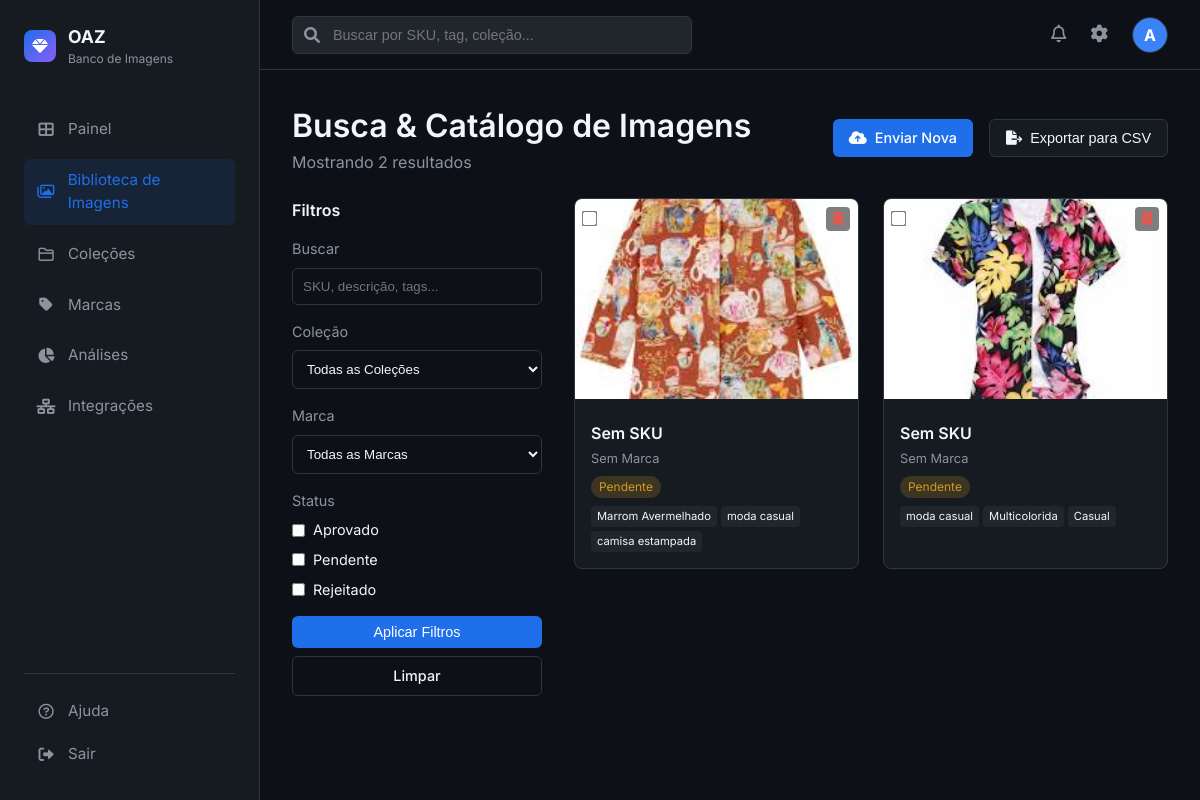
The app's page /catalog (signed in) with its own data.
### app.py (models this page shows, shortened)
class User(UserMixin, db.Model):
    id = db.Column(db.Integer, primary_key=True)
    username = db.Column(db.String(80), unique=True, nullable=False)
    email = db.Column(db.String(120), unique=True, nullable=False)
    password_hash = db.Column(db.String(128))

class Image(db.Model):
    id = db.Column(db.Integer, primary_key=True)
    filename = db.Column(db.String(255), nullable=False)
    original_name = db.Column(db.String(255), nullable=False)
    description = db.Column(db.Text)
    sku = db.Column(db.String(50))
    brand_id = db.Column(db.Integer, db.ForeignKey('brand.id'))
    status = db.Column(db.String(20), default='Pendente')
    upload_date = db.Column(db.DateTime, default=datetime.utcnow)
    shooting_date = db.Column(db.Date)
    photographer = db.Column(db.String(100))
    unique_code = db.Column(db.String(50), unique=True)
    collection_id = db.Column(db.Integer, db.ForeignKey('collection.id'))
    uploader_id = db.Column(db.Integer, db.ForeignKey('user.id'))
    tags = db.Column(db.Text)
    ai_item_type = db.Column(db.String(100))
    ai_color = db.Column(db.String(50))
    ai_material = db.Column(db.String(50))
    ai_pattern = db.Column(db.String(50))
    ai_style = db.Column(db.String(50))

### app.py (the view, shortened to what this page needs)
@app.route('/catalog')
@login_required
def catalog():
    status_filter = request.args.getlist('status')
    collection_filter = request.args.get('collection_id')
    brand_filter = request.args.get('brand_id')
    search_query = request.args.get('q', '').strip()
    query = Image.query
    if status_filter:
        query = query.filter(Image.status.in_(status_filter))
    if collection_filter and collection_filter != 'all':
        query = query.filter_by(collection_id=collection_filter)
    if brand_filter and brand_filter != 'all':
        query = query.filter_by(brand_id=brand_filter)
    images = query.order_by(Image.upload_date.desc()).all()
    collections = Collection.query.all()
    brands = Brand.query.order_by(Brand.name).all()
    for img in images:
        if img.tags:
            try:
                img.tag_list = json.loads(img.tags)
            except:
                img.tag_list = []
        else:
            img.tag_list = []
    return render_template('images/catalog.html', images=images, collections=collections, brands=brands, search_query=search_query)

### app.py (called while the page is built)
@login_manager.user_loader
def load_user(user_id):
    return User.query.get(int(user_id))

### templates/images/catalog.html (shortened to what this page needs)
{% extends "base.html" %}
{% block content %}
<div style="display: flex; justify-content: space-between; align-items: center; margin-bottom: 1.5rem;">
    <div>
        <h1>Busca & Catálogo de Imagens</h1>
        <p style="color: var(--text-secondary);">Mostrando {{ images|length }} resultados</p>
    </div>
    <div style="display: flex; gap: 1rem;">
        <a href="{{ url_for('upload') }}" class="btn btn-primary">
            <i class="fas fa-cloud-upload-alt"></i> Enviar Nova
        </a>
        <button class="btn"
            style="background: var(--bg-secondary); border: 1px solid var(--border-color); color: var(--text-primary);">
            <i class="fas fa-file-export"></i> Exportar para CSV
        </button>
    </div>
</div>
<div style="display: flex; gap: 2rem;">
    <div style="width: 250px; flex-shrink: 0;">
        <form action="{{ url_for('catalog') }}" method="GET" style="margin-bottom: 1.5rem;">
            <h3 style="font-size: 1rem; margin-bottom: 1rem;">Filtros</h3>
            <div style="margin-bottom: 1rem;">
                <label style="display: block; font-size: 0.9rem; margin-bottom: 0.5rem; color: var(--text-secondary);">Buscar</label>
                <input type="text" name="q" class="form-control" placeholder="SKU, descrição, tags..." value="{{ search_query or '' }}">
            </div>
            <div style="margin-bottom: 1rem;">
                <label style="display: block; font-size: 0.9rem; margin-bottom: 0.5rem; color: var(--text-secondary);">Coleção</label>
                <select name="collection_id" class="form-control">
                    <option value="all">Todas as Coleções</option>
                </select>
            </div>
            <div style="margin-bottom: 1rem;">
                <label style="display: block; font-size: 0.9rem; margin-bottom: 0.5rem; color: var(--text-secondary);">Marca</label>
                <select name="brand_id" class="form-control">
                    <option value="all">Todas as Marcas</option>
                </select>
            </div>
            <div style="margin-bottom: 1rem;">
                <label style="display: block; font-size: 0.9rem; margin-bottom: 0.5rem; color: var(--text-secondary);">Status</label>
                <div style="display: flex; flex-direction: column; gap: 0.5rem;">
                    <label style="display: flex; align-items: center; gap: 8px; font-size: 0.9rem;">
                        <input type="checkbox" name="status" value="Aprovado" {% if 'Aprovado' in request.args.getlist('status') %}checked{% endif %}> Aprovado
                    </label>
                    <label style="display: flex; align-items: center; gap: 8px; font-size: 0.9rem;">
                        <input type="checkbox" name="status" value="Pendente" {% if 'Pendente' in request.args.getlist('status') %}checked{% endif %}> Pendente
                    </label>
                    <label style="display: flex; align-items: center; gap: 8px; font-size: 0.9rem;">
                        <input type="checkbox" name="status" value="Rejeitado" {% if 'Rejeitado' in request.args.getlist('status') %}checked{% endif %}> Rejeitado
                    </label>
                </div>
            </div>
            <button type="submit" class="btn btn-primary" style="width: 100%; justify-content: center;">Aplicar Filtros</button>
            <a href="{{ url_for('catalog') }}" class="btn" style="width: 100%; justify-content: center; margin-top: 0.5rem; border: 1px solid var(--border-color); color: var(--text-primary);">Limpar</a>
        </form>
    </div>
    <div style="flex: 1;">
        <div class="image-grid">
            {% for image in images %}
            <div class="image-card">
                <div style="position: relative;">
                    <a href="{{ url_for('image_detail', id=image.id) }}">
                        <img src="{{ url_for('static', filename='uploads/' + image.filename) }}" class="image-preview"
                            alt="{{ image.original_name }}">
                    </a>
                    <div style="position: absolute; top: 8px; left: 8px;">
                        <input type="checkbox" style="transform: scale(1.2);">
                    </div>
                    <div style="position: absolute; top: 8px; right: 8px;">
                        <form action="{{ url_for('delete_image', id=image.id) }}" method="POST"
                            onsubmit="return confirm('Deletar esta imagem?');">
                            <button type="submit"
                                style="background: rgba(0,0,0,0.5); border: none; color: #f85149; width: 24px; height: 24px; border-radius: 4px; cursor: pointer; display: flex; align-items: center; justify-content: center;">
                                <i class="fas fa-trash-alt" style="font-size: 0.8rem;"></i>
                            </button>
                        </form>
                    </div>
                </div>
                <div class="image-info">
                    <div class="image-title">{{ image.sku or 'Sem SKU' }}</div>
                    <div class="image-meta">{{ image.brand_ref.name if image.brand_ref else 'Sem Marca' }}</div>
                    <div class="status-badge status-{{ image.status.lower() }}">
                        {{ image.status }}
                    </div>
                    <div style="margin-top: 0.5rem; display: flex; gap: 4px; flex-wrap: wrap;">
                        {% for tag in image.tag_list[:3] %}
                        <span
                            style="font-size: 0.7rem; background: var(--bg-tertiary); padding: 2px 6px; border-radius: 4px;">{{
                            tag }}</span>
                        {% endfor %}
                    </div>
                </div>
            </div>
            {% else %}
            <div style="grid-column: 1 / -1; text-align: center; padding: 4rem; color: var(--text-secondary);">
                <i class="far fa-images" style="font-size: 3rem; margin-bottom: 1rem;"></i>
                <p>Nenhuma imagem encontrada. Envie algumas imagens para começar.</p>
            </div>
            {% endfor %}
        </div>
    </div>
</div>
{% endblock %}

### templates/base.html (shortened to what this page needs)
<!DOCTYPE html>
<html lang="pt-BR">
<head>
    <link rel="stylesheet" href="{{ url_for('static', filename='css/style.css') }}">
    <link href="https://cdnjs.cloudflare.com/ajax/libs/font-awesome/6.0.0/css/all.min.css" rel="stylesheet">
</head>
<body>
    <div class="app-container">
        <aside class="sidebar">
            <div class="logo-area">
                <div class="logo-icon">
                    <i class="fas fa-gem"></i>
                </div>
                <div>
                    <div style="font-weight: 700; font-size: 1.1rem;">OAZ</div>
                    <div style="font-size: 0.75rem; color: var(--text-secondary);">Banco de Imagens</div>
                </div>
            </div>
            <nav class="nav-menu">
                <a href="{{ url_for('dashboard') }}"
                    class="nav-item {% if request.endpoint == 'dashboard' %}active{% endif %}">
                    <i class="fas fa-th-large"></i>
                    <span>Painel</span>
                </a>
                <a href="{{ url_for('catalog') }}"
                    class="nav-item {% if request.endpoint == 'catalog' %}active{% endif %}">
                    <i class="far fa-images"></i>
                    <span>Biblioteca de Imagens</span>
                </a>
                <a href="{{ url_for('collections') }}"
                    class="nav-item {% if request.endpoint == 'collections' %}active{% endif %}">
                    <i class="far fa-folder"></i>
                    <span>Coleções</span>
                </a>
                <a href="{{ url_for('brands') }}"
                    class="nav-item {% if request.endpoint == 'brands' %}active{% endif %}">
                    <i class="fas fa-tag"></i>
                    <span>Marcas</span>
                </a>
                <a href="{{ url_for('analytics') }}"
                    class="nav-item {% if request.endpoint == 'analytics' %}active{% endif %}">
                    <i class="fas fa-chart-pie"></i>
                    <span>Análises</span>
                </a>
                <a href="{{ url_for('integrations') }}"
                    class="nav-item {% if request.endpoint == 'integrations' %}active{% endif %}">
                    <i class="fas fa-network-wired"></i>
                    <span>Integrações</span>
                </a>
            </nav>
            <div class="bottom-menu">
                <a href="#" class="nav-item">
                    <i class="far fa-question-circle"></i>
                    <span>Ajuda</span>
                </a>
                <a href="{{ url_for('logout') }}" class="nav-item">
                    <i class="fas fa-sign-out-alt"></i>
                    <span>Sair</span>
                </a>
            </div>
        </aside>
        <main class="main-content">
            <header class="top-header">
                <div class="search-bar">
                    <i class="fas fa-search"></i>
                    <input type="text" placeholder="Buscar por SKU, tag, coleção...">
                </div>
                <div class="header-actions">
                    <button class="icon-btn"><i class="far fa-bell"></i></button>
                    <a href="{{ url_for('settings') }}" class="icon-btn"><i class="fas fa-cog"></i></a>
                    <div class="user-profile">
                        <div
                            style="width:100%; height:100%; background:#3b82f6; display:flex; align-items:center; justify-content:center; color:white; font-weight:bold;">
                            {{ current_user.username[0].upper() }}
                        </div>
                    </div>
                </div>
            </header>
            <div class="content-scroll">
                {% block content %}{% endblock %}
            </div>
        </main>
    </div>
</body>
</html>

### static/css/style.css (style rules this page uses)
:root { --bg-primary: #0d1117; --bg-secondary: #161b22; --bg-tertiary: #21262d; --text-primary: #f0f6fc; --text-secondary: #8b949e; --accent-primary: #238636; --accent-blue: #1f6feb; --border-color: #30363d; --card-bg: #161b22; --hover-bg: #21262d; --font-main: 'Inter', -apple-system, BlinkMacSystemFont, sans-serif; }
* { box-sizing: border-box; margin: 0; padding: 0; }
body { font-family: var(--font-main); background-color: var(--bg-primary); color: var(--text-primary); line-height: 1.5; height: 100vh; display: flex; overflow: hidden; }
h1, h2, h3, h4, h5, h6 { color: var(--text-primary); font-weight: 600; }
a { text-decoration: none; color: var(--accent-blue); }
.app-container { display: flex; width: 100%; height: 100%; }
.sidebar { width: 260px; background-color: var(--bg-secondary); border-right: 1px solid var(--border-color); display: flex; flex-direction: column; padding: 1.5rem; flex-shrink: 0; }
.logo-area { display: flex; align-items: center; gap: 12px; margin-bottom: 2.5rem; }
.logo-icon { width: 32px; height: 32px; background: linear-gradient(135deg, #1f6feb, #8b5cf6); border-radius: 8px; display: flex; align-items: center; justify-content: center; font-weight: bold; color: white; }
.nav-menu { display: flex; flex-direction: column; gap: 0.5rem; flex: 1; }
.nav-item { display: flex; align-items: center; gap: 12px; padding: 10px 12px; border-radius: 6px; color: var(--text-secondary); transition: all 0.2s ease; font-size: 0.95rem; }
.nav-item:hover, .nav-item.active { background-color: rgba(31, 111, 235, 0.1); color: var(--accent-blue); }
.nav-item i { width: 20px; text-align: center; }
.bottom-menu { margin-top: auto; border-top: 1px solid var(--border-color); padding-top: 1rem; }
.main-content { flex: 1; display: flex; flex-direction: column; overflow: hidden; background-color: var(--bg-primary); }
.top-header { height: 70px; border-bottom: 1px solid var(--border-color); display: flex; align-items: center; justify-content: space-between; padding: 0 2rem; background-color: var(--bg-primary); }
.search-bar { position: relative; width: 400px; }
.search-bar input { width: 100%; background-color: var(--bg-tertiary); border: 1px solid var(--border-color); padding: 10px 16px 10px 40px; border-radius: 6px; color: var(--text-primary); font-size: 0.9rem; }
.search-bar i { position: absolute; left: 12px; top: 50%; transform: translateY(-50%); color: var(--text-secondary); }
.header-actions { display: flex; align-items: center; gap: 1.5rem; }
.icon-btn { background: none; border: none; color: var(--text-secondary); cursor: pointer; font-size: 1.1rem; }
.user-profile { width: 36px; height: 36px; border-radius: 50%; background-color: var(--bg-tertiary); border: 1px solid var(--border-color); overflow: hidden; }
.content-scroll { flex: 1; overflow-y: auto; padding: 2rem; }
.btn { padding: 8px 16px; border-radius: 6px; font-size: 0.9rem; font-weight: 500; cursor: pointer; border: none; transition: all 0.2s; display: inline-flex; align-items: center; gap: 8px; }
.btn-primary { background-color: var(--accent-blue); color: white; }
.form-control { width: 100%; padding: 10px; background-color: var(--bg-primary); border: 1px solid var(--border-color); border-radius: 6px; color: var(--text-primary); }
.image-grid { display: grid; grid-template-columns: repeat(auto-fill, minmax(200px, 1fr)); gap: 1.5rem; }
.image-card { background-color: var(--card-bg); border: 1px solid var(--border-color); border-radius: 8px; overflow: hidden; transition: transform 0.2s; }
.image-preview { height: 200px; width: 100%; object-fit: cover; background-color: var(--bg-tertiary); }
.image-info { padding: 1rem; }
.image-title { font-weight: 600; margin-bottom: 0.25rem; white-space: nowrap; overflow: hidden; text-overflow: ellipsis; }
.image-meta { font-size: 0.8rem; color: var(--text-secondary); }
.status-badge { display: inline-block; padding: 2px 8px; border-radius: 12px; font-size: 0.75rem; margin-top: 0.5rem; }
.status-pendente { background-color: rgba(210, 153, 34, 0.2); color: #d29922; }

### records on screen
User: username "A"
Image: filename (picture), sku "Sem SKU", brand_ref "Sem Marca", status "Pendente", 3 "Marrom Avermelhado" "moda casual" "camisa estampada"
Image: filename+original_name (picture), sku "Sem SKU", brand_ref "Sem Marca", status "Pendente", 3 "moda casual" "Multicolorida" "Casual"

### other values on screen
{{ images|length }} "2"
